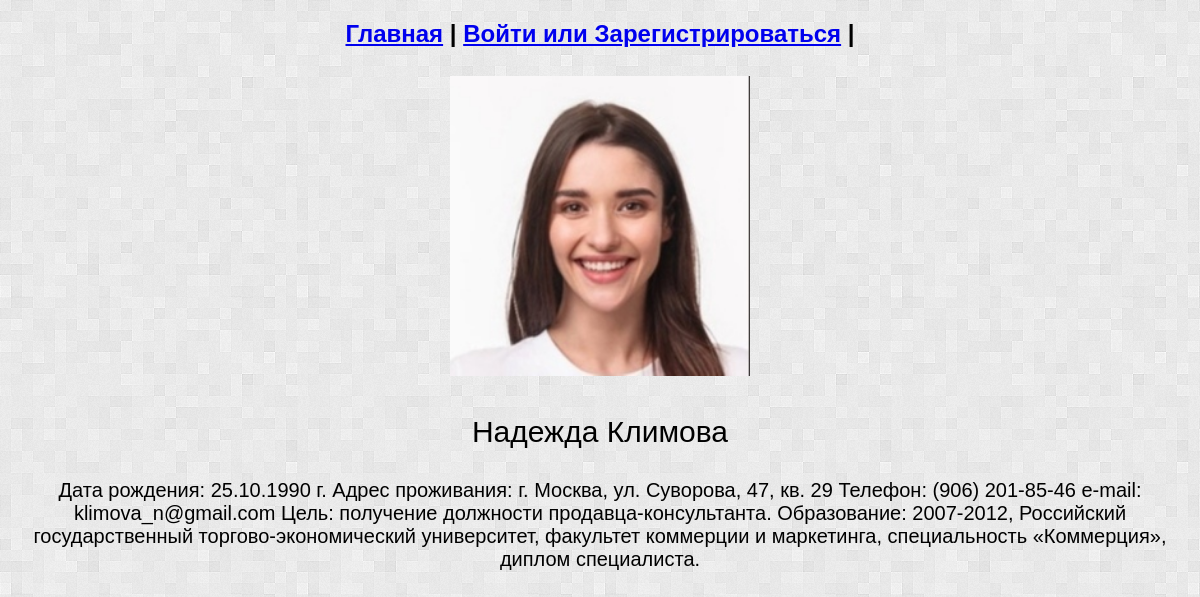
/profiles/3, run on the app's committed database.
### app.py (models this page shows, shortened)
class Profile(db.Model):
    id = db.Column(db.Integer, primary_key=True)
    name = db.Column(db.String(20), nullable=False)
    surname = db.Column(db.String(20), nullable=False)
    about = db.Column(db.String(500), nullable=False)
    creator = db.Column(db.Integer, nullable=False)
    avatar = db.Column(db.String(20))

### app.py (the view)
@app.route('/profiles/<prof_id>')
def profile_from_id(prof_id):
    if current_user.get_id() is None:
        is_admin = 0
    else:
        user = Users.query.get(current_user.get_id())
        is_admin = user.is_admin
    profile_db = Profile.query.get(prof_id)
    return render_template('profile_from_id.html', profile=profile_db, current_user=current_user.get_id(),
                           is_admin=is_admin)

### templates/profile_from_id.html (shortened to what this page needs)
<!DOCTYPE html>
<html lang="en">
<head>
</head>
<body>
<div class="topnav" align="center">
    <h2>
        <a class="active" href="/">Главная</a> |
            {% if not current_user %}
        <a href="/register">Войти или Зарегистрироваться</a> |
            {% else %}
         <a href="/logout">Выйти</a> |
            {% endif %}
    </h2>
</div>
<div class="content_img">
        {% if  profile.avatar == "default"%}
        <img class="content_img" src={{ url_for('static', filename = 'default.png') }} width="300" height="300" align="center">
        {% else %}
        <img class="content_img" src={{ url_for('static', filename = profile.avatar) }} width="300" height="300" align="center">
        {% endif %}
</div>
    <p align="center" style="font-size:30px">{{profile.name}} {{profile.surname}}</p>
    <p align="center" style="font-size:20px">{{profile.about}}</p>
</body>
</html>

### templates/profile_from_id.html (style rules this page uses)
body { background-image: url(/static/back.png); font-family: Arial,serif }
h2 { align-content: center; }
.content_img { align-content: center; display: block; max-width:85%; max-height:85%; margin: 1ex auto; }

### data on the page
Profile: avatar (picture), name "Надежда", surname "Климова", about "Дата рождения: 25.10.1990 г. Адрес проживания: г. Москва, ул. Суворова, 47, кв. 29 Телефон: (906) 201-85-46 e-mail: klimova_n@gmail.com Цель: получение должности продавца-консультанта. Образование: 2007-2012, Российский государственный торгово-экономический университет, факультет коммерции и маркетинга, специальность «Коммерция», диплом специалиста."
